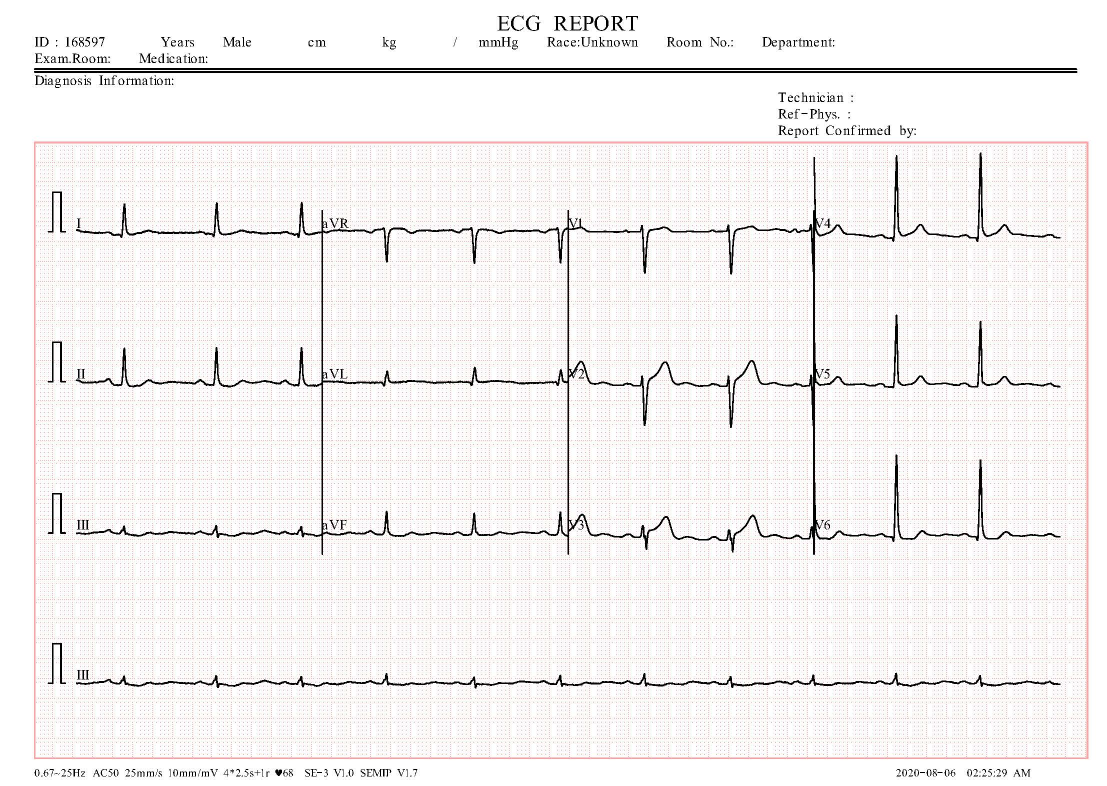
#> input picture ECG_TEST.jpg, 2213 x 1572 px (shown at 1/2 size)
$ jupyter execute ECG_DIGITIZATION_CODE.ipynb   (shell and % lines are left out)
#> lines starting #> are read from the running program, lines starting #| are printed output that depends on the picture; after the words box and inside, x2 and y2 are one past the last pixel; in counts of white or black regions, pixels touching at a corner belong together
# Importing Requeired Libraries

[cell 1]
import numpy as np
import matplotlib.pyplot as plt
import matplotlib
import cv2

# Showing ECG Test Image

[cell 2]
#We will simply used imread() function of opencv to read images
ecg_img = cv2.imread('ECG_TEST.jpg')
#> ecg_img is the input picture: shape (1572, 2213, 3); mean B, G, R 241, 241.3, 243.6
#After reading the image we will plot it using imshow() function of matplotlib
plt.imshow(ecg_img,cmap="gray")

# Cropping and Cleaning single lead of ECG Function

[cell 3]
def crop_lead_I_ecg(path):
    # path to input image is specified and image is loaded with imread command
#> called with path = 'ECG_TEST.jpg'
    image1 = cv2.imread(path)
    # cv2.cvtColor is applied over the image input with applied parametersto convert the image in grayscale
    img = cv2.cvtColor(image1, cv2.COLOR_BGR2GRAY)
    # Applying Otsu thresholding as an extra flag in binary thresholding
    ret, thresh1 = cv2.threshold(img, 120, 255, cv2.THRESH_BINARY + cv2.THRESH_OTSU)
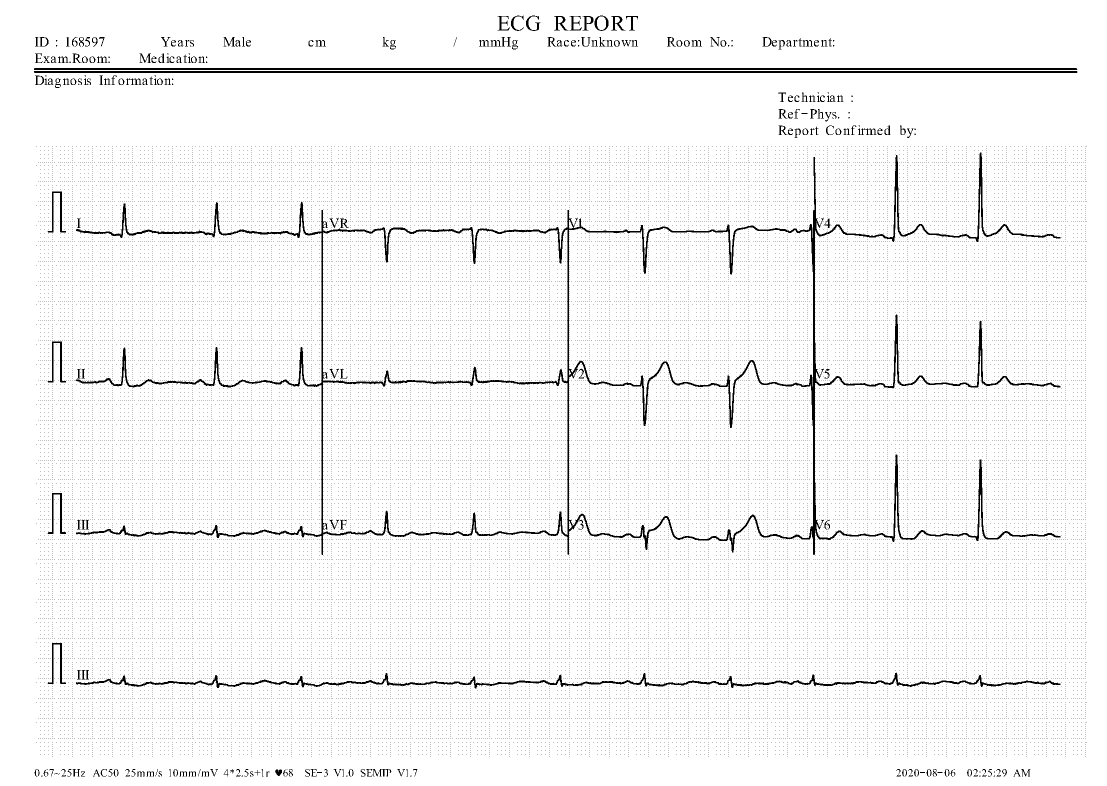
#> thresh1: shape (1572, 2213) (shown at 1/2 size); 96% white; 47207 black regions (46983 under 20 px), largest, box (x1, y1, x2, y2) and area: (151, 305, 2121, 1111) 46335, (152, 1345, 2121, 1377) 8713, (68, 142, 2155, 146) 8345
#> ret = 142
    # Now we are going to crop Patient detail from upper side of ECG Report
    crop_img = thresh1[280:1400, 90:2115]
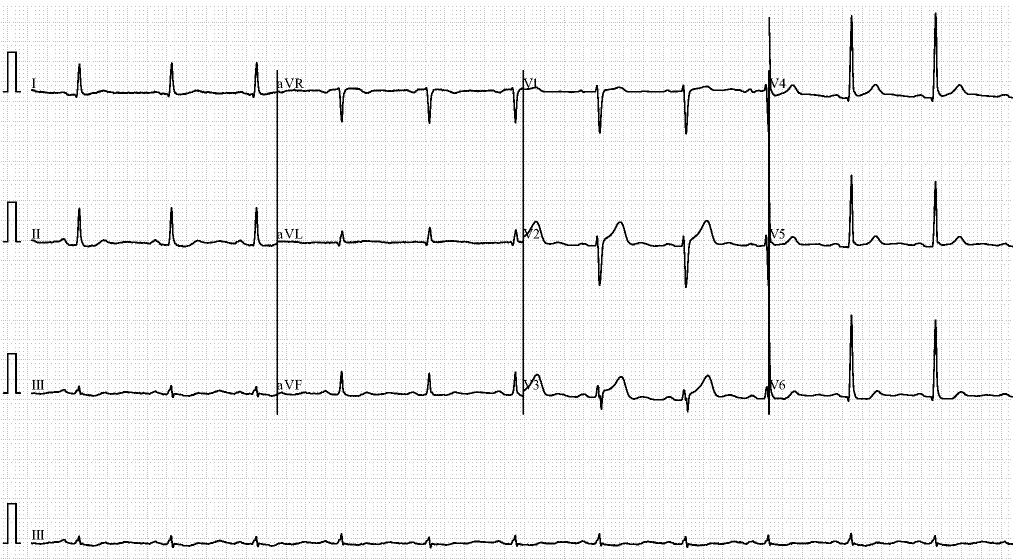
#> crop_img: shape (1120, 2025) (shown at 1/2 size); 95.6% white; 40847 black regions (40821 under 20 px), largest, box (x1, y1, x2, y2) and area: (61, 25, 2025, 831) 46277, (62, 1065, 2025, 1097) 8694, (5, 706, 42, 788) 675
    # Now we are going to crop single lead according to the pixels of ECG report
    crop_img = crop_img[90:200, 72:550]
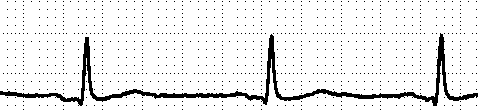
#> crop_img: shape (110, 478); 92.5% white; 897 black regions (896 under 20 px), largest, box (x1, y1, x2, y2) and area: (0, 33, 478, 106) 3058
    for i in range (0,crop_img.shape[0]-10):
        for j in range (0,crop_img.shape[1]-10):
            if crop_img[i][j]==0:
                count=0
                for k in range (i-5,i+5):
                    for l in range (j-5,j+5):
                        if crop_img[k][l]==0:
                            count=count+1
                if(count<5):
                    crop_img[i][j]=255
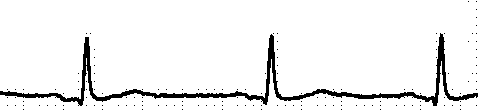
#> crop_img: shape (110, 478); 93.9% white; 149 black regions (148 under 20 px), largest, box (x1, y1, x2, y2) and area: (0, 33, 478, 106) 3058
    return crop_img

# Cropped and cleaned ECG Lead

[cell 4]
lead_I_img=crop_lead_I_ecg("ECG_TEST.jpg")
plt.imshow(lead_I_img,cmap="gray")

# Digitization of Single lead function

[cell 5]
def digitize_lead_I(img):
    pixel_from_top=[]
    pixel_from_bottom=[]
    for i in range (0,478):
        id=0
        for j in range (0,110):
            if img[j][i]==0:
                pixel_from_top.append(j)
                id=1
                break
        if id==0:
            pixel_from_top.append(pixel_from_top[i-1])

    for i in range (0,478):
        pixel_from_bottom.append(110-pixel_from_top[i])
    return pixel_from_bottom

[cell 6]
pixels=digitize_lead_I(lead_I_img)
#> pixels = 478 values, max 109 at index 468, min 11 at index 66, mean 20.35

[cell 7]
plt.plot(pixels)
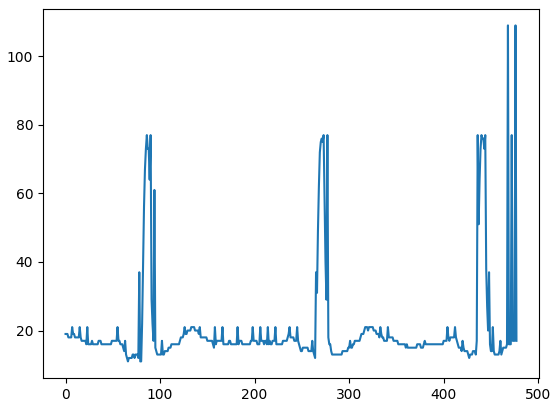
#> figure drawn by matplotlib, 1 panel; curve peaks at x = 468, y = 109
